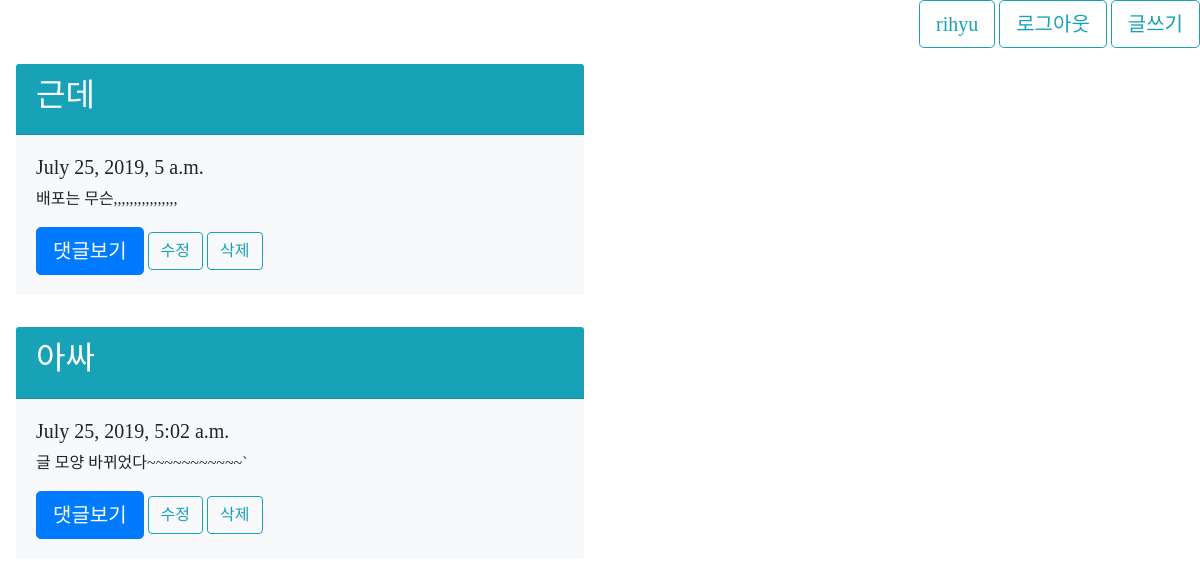
The app's page /funccrud/mycrud/ (signed in) with its own data.
### mycrud/models.py (models this page shows, shortened)
class Blog(models.Model):
    title = models.CharField(max_length = 100)
    pub_date = models.DateTimeField('date published')
    body = models.TextField()

### mycrud/views.py (the view)
# urls.py: path('mycrud/', views.read, name = "showblog"),
def read(request):
    blogs = Blog.objects.all()
    return render(request, 'mycrud/funccrud.html', {'blogs':blogs})

### mycrud/templates/mycrud/funccrud.html (shortened to what this page needs)
<!DOCTYPE html>
<html lang = "ko">
    <head>
        <link rel="stylesheet" href="https://maxcdn.bootstrapcdn.com/bootstrap/4.0.0-beta.2/css/bootstrap.min.css">
    </head>
    <body>
        <div class = "text-right">
         <button type="button" class="btn btn-outline-info btn-lg">{{user.username}}</button>
              <a href = "{% url 'logout' %}"><button type="button" class="btn btn-outline-info btn-lg">로그아웃</button></a>
         <a href = "{% url 'newblog' %}"><button type="button" class="btn btn-outline-info btn-lg">글쓰기</button></a></div>
        {% for blog in blogs %}
        <div class = "card, w-50 p-3">
        <div class = "card-header bg-info text-white">
            <h2>{{blog.title}}</h2>
            </div>
            <div class = "card-body bg-light">
            <h5>{{blog.pub_date}}</h5>
            <p>{{blog.body}}</p>
            <a class = "btn btn-lg btn-primary" href = "{% url 'detail' blog.id %}" role = "button">댓글보기</a>
            <a href  = "{% url 'update' blog.id %}"><button type="button" class="btn btn-outline-info">수정</button></a>
            <a href = "{% url 'delete' blog.id %}"><button type="button" class="btn btn-outline-info">삭제</button></a>
            </div>
            </div>
        {% endfor %}
    </body>
</html>

### mycrud/templates/mycrud/funccrud.html (style rules this page uses)
body { font-family : 'UhBeeMiMi'; }

### records on screen
Blog: title "근데", pub_date "July 25, 2019, 5 a.m.", body "배포는 무슨,,,,,,,,,,,,,,,,"
Blog: title "아싸", pub_date "July 25, 2019, 5:02 a.m.", body "글 모양 바뀌었다~~~~~~~~~~~`"

### other values on screen
{{ user.username }} "rihyu"
